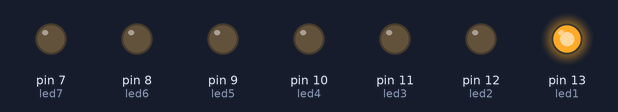
This sketch was run on a simulated Arduino Uno, built with avr-gcc and run on an emulated ATmega328P. Parts: output pins drawn as LEDs (lit = HIGH).

Above: at 0.2 s.
At 1.7 s:
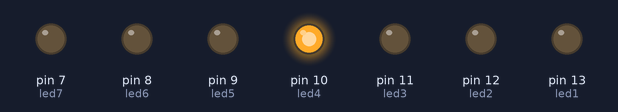
At 2.2 s:
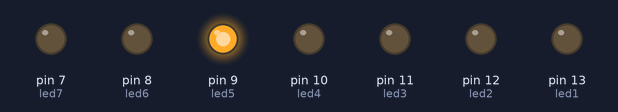
At 3.7 s:
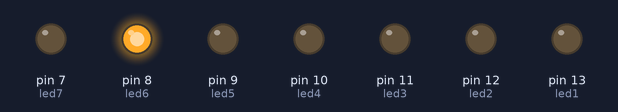
At 5.7 s:
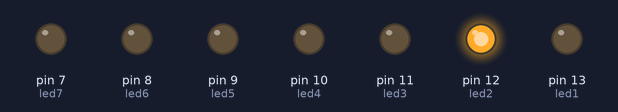
At 7.2 s:
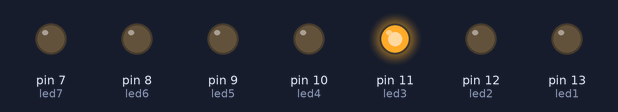
Timing chart, 0 to 7.8 s (numbered marks = the images above):
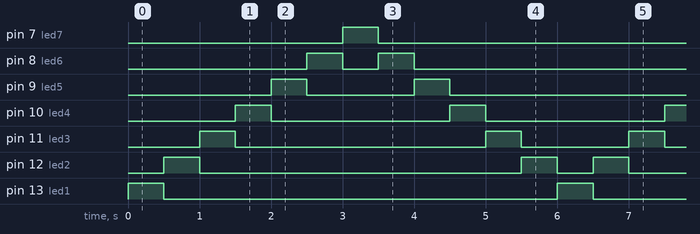

Measured:
- by itself, pin 7 (led7), pin 13 (led1): alternates HIGH for 0.50 s and LOW for 5.5 s
- by itself, pin 8 (led6): repeats every 6.0 s: LOW 0.50 s, HIGH 0.50 s, LOW 4.5 s, HIGH 0.50 s
- by itself, pin 9 (led5): repeats every 6.0 s: LOW 1.5 s, HIGH 0.50 s, LOW 3.5 s, HIGH 0.50 s
- by itself, pin 10 (led4): alternates HIGH for 0.50 s and LOW for 2.5 s
- by itself, pin 11 (led3): repeats every 6.0 s: LOW 3.5 s, HIGH 0.50 s, LOW 1.5 s, HIGH 0.50 s
- by itself, pin 12 (led2): repeats every 6.0 s: LOW 4.5 s, HIGH 0.50 s, LOW 0.50 s, HIGH 0.50 s

The sketch:

SERIE.ino
```cpp
const int led1 = 13;
const int led2 = 12;
const int led3 = 11;
const int led4 = 10;
const int led5 = 9;
const int led6 = 8;
const int led7 = 7;

void setup() {

  pinMode(led1, OUTPUT);
  pinMode(led2, OUTPUT);
  pinMode(led3, OUTPUT);
  pinMode(led4, OUTPUT);
  pinMode(led5, OUTPUT);
  pinMode(led6, OUTPUT);
  pinMode(led7, OUTPUT);


}

void loop() {
  digitalWrite(led1, HIGH);
  digitalWrite(led2, LOW);
  digitalWrite(led3, LOW);
  digitalWrite(led4, LOW);
  digitalWrite(led5, LOW);
  digitalWrite(led6, LOW);
  digitalWrite(led7, LOW);
  delay(500);

 digitalWrite(led3, LOW);
  digitalWrite(led1, LOW);
  digitalWrite(led2, HIGH);
  digitalWrite(led4, LOW);
  digitalWrite(led5, LOW);
  digitalWrite(led6, LOW);
  digitalWrite(led7, LOW);
  delay(500);

  digitalWrite(led3, HIGH);
  digitalWrite(led1, LOW);
  digitalWrite(led2, LOW);
  digitalWrite(led4, LOW);
  digitalWrite(led5, LOW);
  digitalWrite(led6, LOW);
  digitalWrite(led7, LOW);
  delay(500);

  digitalWrite(led3, LOW);
  digitalWrite(led1, LOW);
  digitalWrite(led2, LOW);
  digitalWrite(led4, HIGH);
  digitalWrite(led5, LOW);
  digitalWrite(led6, LOW);
  digitalWrite(led7, LOW);
  delay(500);

  digitalWrite(led3, LOW);
  digitalWrite(led1, LOW);
  digitalWrite(led2, LOW);
  digitalWrite(led4, LOW);
  digitalWrite(led5, HIGH);
  digitalWrite(led6, LOW);
  digitalWrite(led7, LOW);
  delay(500);

  digitalWrite(led3, LOW);
  digitalWrite(led1, LOW);
  digitalWrite(led2, LOW);
  digitalWrite(led4, LOW);
  digitalWrite(led5, LOW);
  digitalWrite(led6, HIGH);
  digitalWrite(led7, LOW);
  delay(500);

  digitalWrite(led3, LOW);
  digitalWrite(led1, LOW);
  digitalWrite(led2, LOW);
  digitalWrite(led4, LOW);
  digitalWrite(led5, LOW);
  digitalWrite(led6, LOW);
  digitalWrite(led7, HIGH);
  delay(500);

   digitalWrite(led3, LOW);
  digitalWrite(led1, LOW);
  digitalWrite(led2, LOW);
  digitalWrite(led4, LOW);
  digitalWrite(led5, LOW);
  digitalWrite(led6, HIGH);
  digitalWrite(led7, LOW);
  delay(500);

  digitalWrite(led3, LOW);
  digitalWrite(led1, LOW);
  digitalWrite(led2, LOW);
  digitalWrite(led4, LOW);
  digitalWrite(led5, HIGH);
  digitalWrite(led6, LOW);
  digitalWrite(led7, LOW);
  delay(500);

  digitalWrite(led3, LOW);
  digitalWrite(led1, LOW);
  digitalWrite(led2, LOW);
  digitalWrite(led4, HIGH);
  digitalWrite(led5, LOW);
  digitalWrite(led6, LOW);
  digitalWrite(led7, LOW);
  delay(500);

   digitalWrite(led3, HIGH);
  digitalWrite(led1, LOW);
  digitalWrite(led2, LOW);
  digitalWrite(led4, LOW);
  digitalWrite(led5, LOW);
  digitalWrite(led6, LOW);
  digitalWrite(led7, LOW);
  delay(500);

  digitalWrite(led3, LOW);
  digitalWrite(led1, LOW);
  digitalWrite(led2, HIGH);
  digitalWrite(led4, LOW);
  digitalWrite(led5, LOW);
  digitalWrite(led6, LOW);
  digitalWrite(led7, LOW);
  delay(500);


}
```
